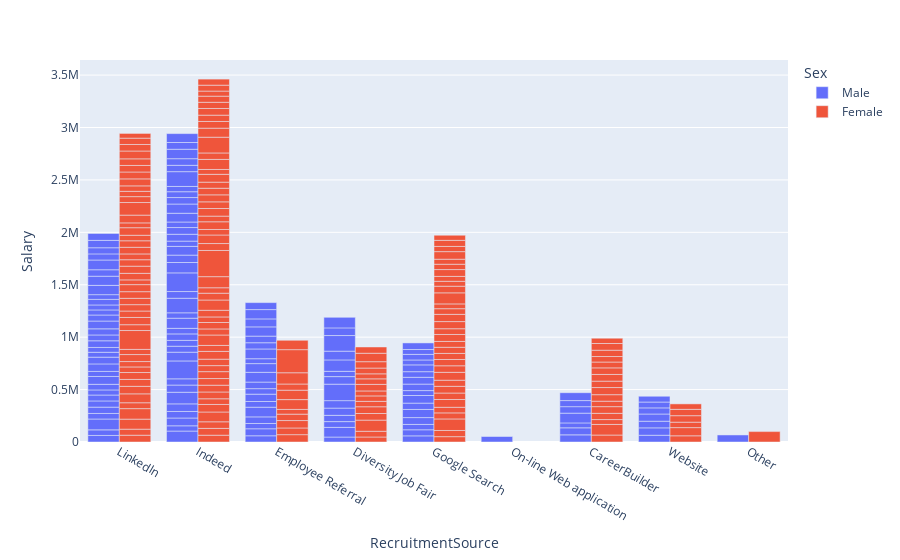

The code cell stored with this chart in its notebook:
### Code cell
fig = px.bar(HRdb, x="RecruitmentSource",y="Salary",color="Sex",barmode='group')
fig.show()

### Figure 1 — Plotly figure (JSON) as saved in the notebook; plotly's stock layout.template omitted (floating-point values rounded to 4 significant figures; data arrays with more than 128 entries replaced by an {"elided": "..."} marker saying what was removed)
{"data": [{"alignmentgroup": "True", "hovertemplate": "Sex=Male<br>RecruitmentSource=%{x}<br>Salary=%{y}<extra></extra>", "legendgroup": "Male", "marker": {"color": "#636efa", "pattern": {"shape": ""}}, "name": "Male", "offsetgroup": "Male", "orientation": "v", "showlegend": true, "textposition": "auto", "type": "bar", "x": {"elided": "134 str values"}, "xaxis": "x", "y": {"elided": "134 int values"}, "yaxis": "y"}, {"alignmentgroup": "True", "hovertemplate": "Sex=Female<br>RecruitmentSource=%{x}<br>Salary=%{y}<extra></extra>", "legendgroup": "Female", "marker": {"color": "#EF553B", "pattern": {"shape": ""}}, "name": "Female", "offsetgroup": "Female", "orientation": "v", "showlegend": true, "textposition": "auto", "type": "bar", "x": {"elided": "173 str values"}, "xaxis": "x", "y": {"elided": "173 int values"}, "yaxis": "y"}], "layout": {"barmode": "group", "legend": {"title": {"text": "Sex"}, "tracegroupgap": 0}, "margin": {"t": 60}, "xaxis": {"anchor": "y", "domain": [0, 1], "title": {"text": "RecruitmentSource"}}, "yaxis": {"anchor": "x", "domain": [0, 1], "title": {"text": "Salary"}}}}
